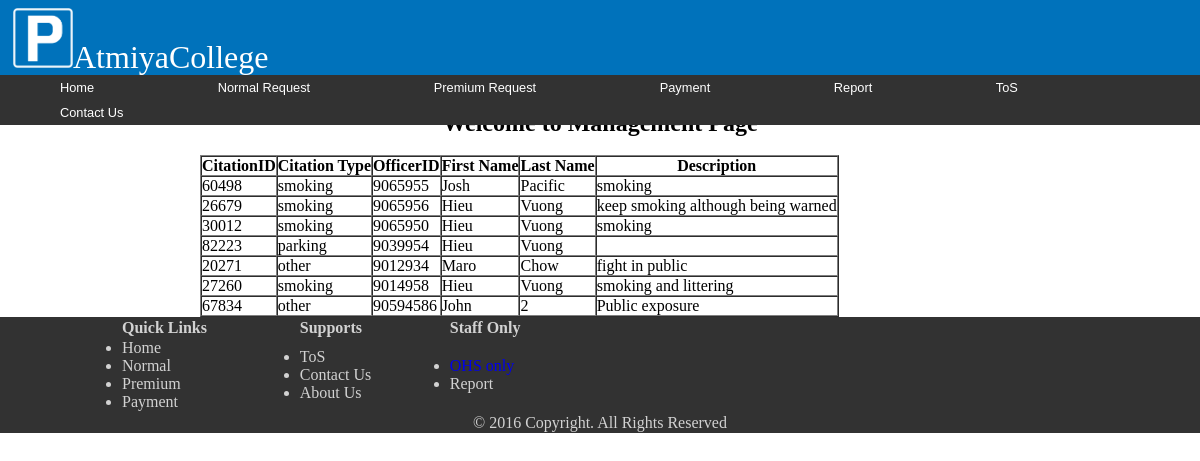
The page /reportDisplay.php on the database its author committed.
### tables this page shows
CREATE TABLE `citation` (
  `orderID` int(8) NOT NULL,
  `citationID` int(8) NOT NULL,
  `citationType` varchar(7) NOT NULL,
  `officerID` int(8) NOT NULL,
  `firstname` varchar(50) DEFAULT NULL,
  `lastname` varchar(50) DEFAULT NULL,
  `vehicleRego` varchar(6) DEFAULT NULL,
  `vehicleType` varchar(9) NOT NULL,
  `amount` int(8) NOT NULL,
  `incidentTime` datetime NOT NULL,
  `incidentPlace` varchar(1) NOT NULL,
  `description` varchar(255) NOT NULL,
  `proof` blob
);

### reportDisplay.php (the view, shortened to what this page needs)
<!DOCTYPE html>
<html>
	<head>
		<link rel="stylesheet" type="text/css" href="styles/css.css" />
	</head>
	<body>
		<div id="header">
			<div class="logo"><a href="homepage.html">
				<img src="images/logo.png" width=60px height=60px/>Atmiya<span>College</span>
			</a></div>
		</div>
		<nav class="navClass">
			<ul>
				<li><a href="homepage.html"><font color="white">Home</font></a></li>
				<li><a href="normalRequest.html"><font color="white">Normal Request</font></a></li>
				<li><a href="premiumRequest.html"><font color="white">Premium Request</font></a></li>
				<li><font color="white">Payment</font>
				</li>
				<li><a href="report.html"><font color="white">Report</font></a></li>
				<li><a href="Tos.html"><font color="white">ToS</font></a></li>
				<li><a href="Tos.html"><font color="white">Contact Us</font></a></li>
			</ul>
		</nav>
    <div id="wrap">
			<h2 align="center">Welcome to Management Page</h2><br>
      <?php
        $dblink = mysql_connect("localhost", "root", "");
        $res = mysql_query("select citationID, citationType, officerID, firstname, lastname, description
         from citation", $dblink);
        echo "<table border=1 cellspacing=0 cellpadding=0>";
        echo "<tr>";
        echo "<th>CitationID</th><th>Citation Type</th><th>OfficerID</th><th>First Name</th><th>Last Name</th>
          <th>Description</th>";
        echo "</tr>";
        while ($row = mysql_fetch_row($res)) {
          echo "<tr>";
          echo "<td>$row[0]</td><td>$row[1]</td><td>$row[2]</td><td>$row[3]</td><td>$row[4]</td><td>$row[5]</td>";
          echo "</tr>";
        }
        echo "</table>";
       ?>
    </div>
		<div id="base">
			<table class="qlink" width=50%>
				<tr align="left">
					<th>Quick Links</th>
					<th>Supports</th>
					<th>Staff Only</th>
				</tr>
				<tr>
					<td><ul class="sub-link1">
						<li>Home</li>
						<li>Normal</li>
						<li>Premium</li>
						<li>Payment</li>
					</ul></td>
					<td><ul class="sub-link2">
						<li>ToS</li>
						<li>Contact Us</li>
						<li>About Us</li>
					</ul></td>
					<td><ul class="sub-link3">
						<li><a href="auth.php">OHS only</a></li>
						<li>Report</li>
					</ul><td>
				</tr>
			</table>
			<div class="cpright">
				<p>&copy; 2016 Copyright. All Rights Reserved</p>
			</div>
		</div>
  </body>
</html>

### styles/css.css (style rules this page uses)
* { margin: 0; padding: 0; box-sizing: border-box; }
body { front-family:'lucida grande', tahoma, verdana, arian, sans-serif; }
a { text-decoration:none; }
#header { width: 100%; height: 75px; background-color: #0072BB; margin: 0 auto; position:fixed; }
.logo { float: left; margin-top: 7.5px; margin-left: 13px; }
.logo a { font-size: 2em; color: #fff; }
.logo a span { font-weight: 300; }
.navClass > ul { background-color: #323232; margin-top:75px; font-size: 80%; font-family: sans-serif; width: 100%; position:fixed; }
.navClass > ul > li { display:inline-block; padding: 5px 60px; position:relative; }
.qlink { padding-left: 10%; }
.cpright p { text-align: center; margin: 0; padding: 0; line-height: 20px; background-color: #323232 }
#base { clear:both; width: 100%; height: 100px; background-color: #323232; color: #D2D2D2; position:relative; margin: 0 auto; bottom:0; }
#wrap { padding-top:110px; width:800px; margin:0 auto; }

### rows shown on the page
citation: citationID "60498", citationType "smoking", officerID "9065955", firstname "Josh", lastname "Pacific", description "smoking"
citation: citationID "26679", citationType "smoking", officerID "9065956", firstname "Hieu", lastname "Vuong", description "keep smoking although being warned"
citation: citationID "30012", citationType "smoking", officerID "9065950", firstname "Hieu", lastname "Vuong", description "smoking"
citation: citationID "82223", citationType "parking", officerID "9039954", firstname "Hieu", lastname "Vuong"
citation: citationID "20271", citationType "other", officerID "9012934", firstname "Maro", lastname "Chow", description "fight in public"
citation: citationID "27260", citationType "smoking", officerID "9014958", firstname "Hieu", lastname "Vuong", description "smoking and littering"
citation: citationID "67834", citationType "other", officerID "90594586", firstname "John", lastname "2", description "Public exposure"
